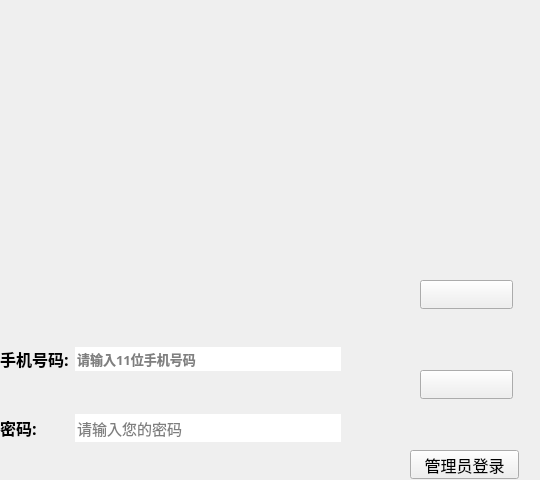
<?xml version="1.0" encoding="UTF-8"?>
<ui version="4.0">
 <class>MainWindow</class>
 <widget class="QMainWindow" name="MainWindow">
  <property name="geometry">
   <rect>
    <x>0</x>
    <y>0</y>
    <width>540</width>
    <height>480</height>
   </rect>
  </property>
  <property name="minimumSize">
   <size>
    <width>540</width>
    <height>480</height>
   </size>
  </property>
  <property name="maximumSize">
   <size>
    <width>540</width>
    <height>480</height>
   </size>
  </property>
  <property name="font">
   <font>
    <family>楷体</family>
    <pointsize>12</pointsize>
   </font>
  </property>
  <property name="windowTitle">
   <string>MainWindow</string>
  </property>
  <widget class="QWidget" name="centralwidget">
   <widget class="QWidget" name="widget" native="true">
    <property name="geometry">
     <rect>
      <x>0</x>
      <y>310</y>
      <width>341</width>
      <height>171</height>
     </rect>
    </property>
    <layout class="QGridLayout" name="gridLayout">
     <item row="1" column="1">
      <widget class="QLineEdit" name="phoneinput">
       <property name="font">
        <font>
         <family>楷体</family>
         <pointsize>10</pointsize>
         <weight>75</weight>
         <bold>true</bold>
        </font>
       </property>
       <property name="maxLength">
        <number>11</number>
       </property>
       <property name="frame">
        <bool>false</bool>
       </property>
       <property name="cursorPosition">
        <number>0</number>
       </property>
       <property name="dragEnabled">
        <bool>false</bool>
       </property>
       <property name="readOnly">
        <bool>false</bool>
       </property>
       <property name="placeholderText">
        <string>请输入11位手机号码</string>
       </property>
      </widget>
     </item>
     <item row="2" column="1">
      <widget class="QLineEdit" name="codeinput">
       <property name="font">
        <font>
         <family>楷体</family>
         <pointsize>11</pointsize>
        </font>
       </property>
       <property name="text">
        <string notr="true"/>
       </property>
       <property name="maxLength">
        <number>8</number>
       </property>
       <property name="frame">
        <bool>false</bool>
       </property>
       <property name="echoMode">
        <enum>QLineEdit::Password</enum>
       </property>
       <property name="placeholderText">
        <string>请输入您的密码</string>
       </property>
      </widget>
     </item>
     <item row="2" column="0">
      <widget class="QLabel" name="codelabel">
       <property name="font">
        <font>
         <family>楷体</family>
         <pointsize>12</pointsize>
         <weight>75</weight>
         <bold>true</bold>
        </font>
       </property>
       <property name="text">
        <string>密码:</string>
       </property>
      </widget>
     </item>
     <item row="1" column="0">
      <widget class="QLabel" name="phonelabel">
       <property name="font">
        <font>
         <family>楷体</family>
         <pointsize>12</pointsize>
         <weight>75</weight>
         <bold>true</bold>
        </font>
       </property>
       <property name="text">
        <string>手机号码:</string>
       </property>
      </widget>
     </item>
    </layout>
   </widget>
   <widget class="QPushButton" name="enterBtn">
    <property name="geometry">
     <rect>
      <x>420</x>
      <y>280</y>
      <width>93</width>
      <height>29</height>
     </rect>
    </property>
    <property name="font">
     <font>
      <family>楷体</family>
      <pointsize>12</pointsize>
     </font>
    </property>
    <property name="text">
     <string/>
    </property>
   </widget>
   <widget class="QPushButton" name="registeredBtn">
    <property name="geometry">
     <rect>
      <x>420</x>
      <y>370</y>
      <width>93</width>
      <height>29</height>
     </rect>
    </property>
    <property name="font">
     <font>
      <family>楷体</family>
      <pointsize>12</pointsize>
     </font>
    </property>
    <property name="text">
     <string/>
    </property>
   </widget>
   <widget class="QPushButton" name="administratorBtn">
    <property name="geometry">
     <rect>
      <x>410</x>
      <y>450</y>
      <width>109</width>
      <height>29</height>
     </rect>
    </property>
    <property name="font">
     <font>
      <family>楷体</family>
      <pointsize>12</pointsize>
     </font>
    </property>
    <property name="text">
     <string>管理员登录</string>
    </property>
   </widget>
   <widget class="QLabel" name="label">
    <property name="geometry">
     <rect>
      <x>10</x>
      <y>0</y>
      <width>471</width>
      <height>251</height>
     </rect>
    </property>
    <property name="text">
     <string/>
    </property>
    <property name="pixmap">
     <pixmap resource="res.qrc">:/resource/Vote1.png</pixmap>
    </property>
   </widget>
  </widget>
 </widget>
 <resources>
  <include location="res.qrc"/>
 </resources>
 <connections/>
</ui>
